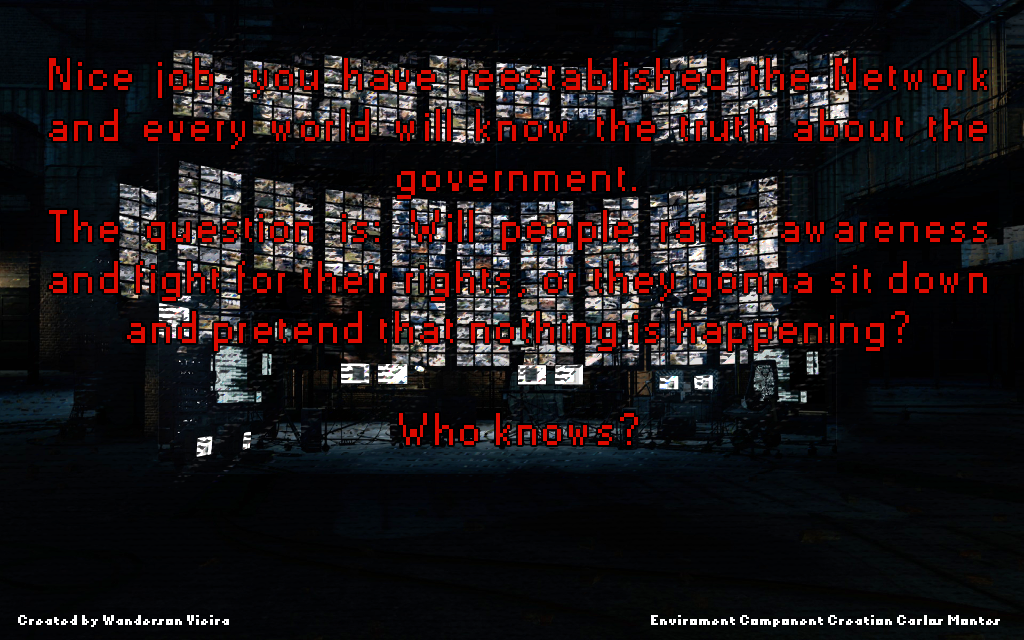

The image is a tile-based game level rendered from a .tmx file. Its description and source (layers, tilesets, objects; grid data summarised) follow:
An orthogonal 32x20 tile map with 32x32 px tiles, 1 tile layer (Tile Layer 1), 2 tilesets and 22 objects (5x tlrb).

<map version="1.0" orientation="orthogonal" renderorder="right-down" width="32" height="20" tilewidth="32" tileheight="32" nextobjectid="312">
 <tileset firstgid="1" source="triggers.tsx" />
 <tileset firstgid="13" name="imgF" tilewidth="32" tileheight="32">
  <image source="img/bkg/imgF.png" width="1024" height="640" />
 </tileset>
 <layer name="Tile Layer 1" width="32" height="20">
  <data>[640 cells, 640 non-empty, 640 distinct tile ids]</data>
 </layer>
 <objectgroup color="#a40b00" name="triggers" visible="0">
  <properties>
   <property name="platform" value="" />
  </properties>
  <object id="1" name="tlrb" x="0" y="0" width="32" height="640">
   <properties>
    <property name="blockers" value="tlrb" />
   </properties>
  </object>
  <object id="3" name="tlrb" x="32" y="0" width="992" height="32">
   <properties>
    <property name="blockers" value="tlrb" />
   </properties>
  </object>
  <object id="288" gid="1" x="512" y="242" />
  <object id="290" name="tlrb" x="32" y="416" width="992" height="32">
   <properties>
    <property name="blockers" value="tlrb" />
   </properties>
  </object>
  <object id="291" name="tlrb" x="992" y="0" width="32" height="640">
   <properties>
    <property name="blockers" value="tlrb" />
   </properties>
  </object>
  <object id="292" name="tlrb" x="24" y="608" width="992" height="32">
   <properties>
    <property name="blockers" value="tlrb" />
   </properties>
  </object>
  <object id="293" gid="4" x="0" y="544" />
  <object id="294" gid="4" x="992" y="544" />
  <object id="296" gid="2" x="64" y="488" />
  <object id="297" gid="2" x="128" y="488" />
  <object id="299" gid="2" x="192" y="488" />
  <object id="300" gid="2" x="256" y="488" />
  <object id="301" gid="2" x="320" y="488" />
  <object id="302" gid="2" x="384" y="488" />
  <object id="303" gid="2" x="448" y="488" />
  <object id="305" gid="2" x="512" y="488" />
  <object id="306" gid="2" x="576" y="488" />
  <object id="307" gid="2" x="640" y="488" />
  <object id="308" gid="2" x="704" y="488" />
  <object id="309" gid="2" x="768" y="488" />
  <object id="310" gid="2" x="832" y="488" />
  <object id="311" gid="2" x="896" y="488" />
 </objectgroup>
</map>